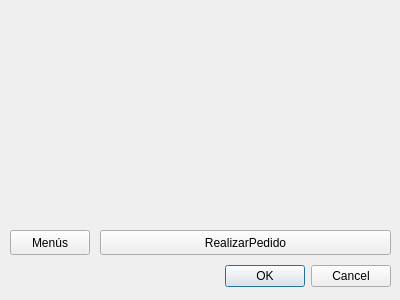
<?xml version="1.0" encoding="UTF-8"?>
<ui version="4.0">
 <class>DPrincipal</class>
 <widget class="QDialog" name="DPrincipal">
  <property name="geometry">
   <rect>
    <x>0</x>
    <y>0</y>
    <width>400</width>
    <height>300</height>
   </rect>
  </property>
  <property name="windowTitle">
   <string>Dialog</string>
  </property>
  <widget class="QDialogButtonBox" name="buttonBox">
   <property name="geometry">
    <rect>
     <x>220</x>
     <y>260</y>
     <width>171</width>
     <height>32</height>
    </rect>
   </property>
   <property name="orientation">
    <enum>Qt::Horizontal</enum>
   </property>
   <property name="standardButtons">
    <set>QDialogButtonBox::Cancel|QDialogButtonBox::Ok</set>
   </property>
  </widget>
  <widget class="QPushButton" name="bMenus">
   <property name="geometry">
    <rect>
     <x>10</x>
     <y>230</y>
     <width>80</width>
     <height>25</height>
    </rect>
   </property>
   <property name="text">
    <string>Menús</string>
   </property>
  </widget>
  <widget class="QPushButton" name="bRealizarPedido">
   <property name="geometry">
    <rect>
     <x>100</x>
     <y>230</y>
     <width>291</width>
     <height>25</height>
    </rect>
   </property>
   <property name="text">
    <string>RealizarPedido</string>
   </property>
  </widget>
 </widget>
 <resources/>
 <connections>
  <connection>
   <sender>buttonBox</sender>
   <signal>accepted()</signal>
   <receiver>DPrincipal</receiver>
   <slot>accept()</slot>
   <hints>
    <hint type="sourcelabel">
     <x>248</x>
     <y>254</y>
    </hint>
    <hint type="destinationlabel">
     <x>157</x>
     <y>274</y>
    </hint>
   </hints>
  </connection>
  <connection>
   <sender>buttonBox</sender>
   <signal>rejected()</signal>
   <receiver>DPrincipal</receiver>
   <slot>reject()</slot>
   <hints>
    <hint type="sourcelabel">
     <x>316</x>
     <y>260</y>
    </hint>
    <hint type="destinationlabel">
     <x>286</x>
     <y>274</y>
    </hint>
   </hints>
  </connection>
 </connections>
</ui>
